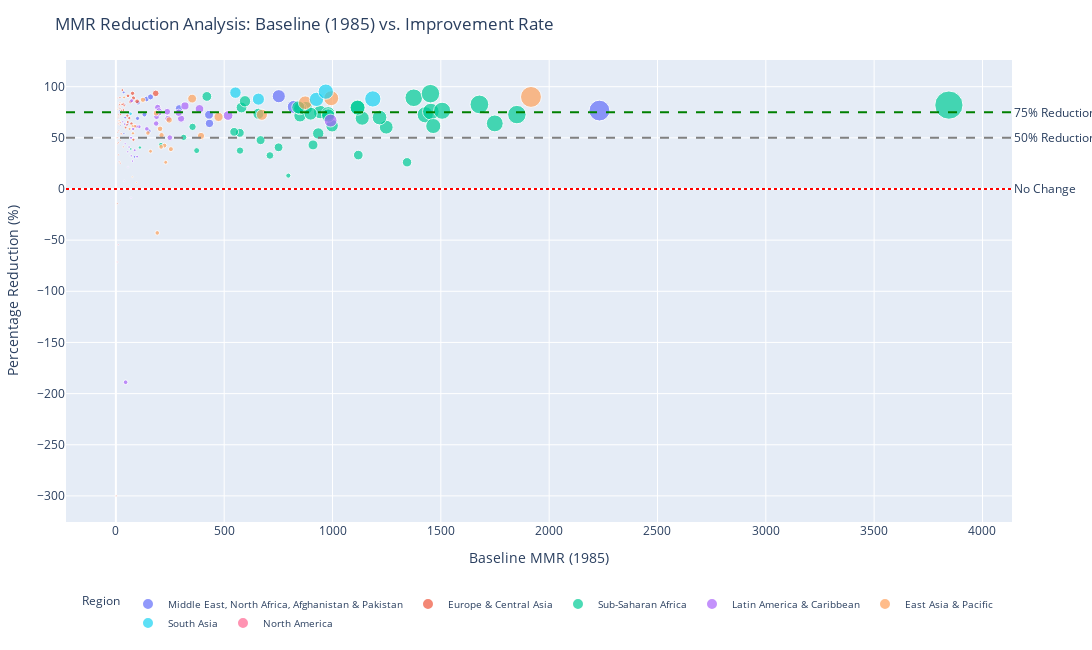

The notebook cell this image was saved under:
### Markdown cell above
### Visualization 3: MMR Reduction Analysis - Scatter Plot
A scatter plot showing the relationship between baseline MMR (1985) and percentage reduction achieved, revealing which countries improved most relative to their starting point and identifying patterns of success.

### Code cell
# Scatter Plot: Baseline MMR vs Percentage Reduction
min_year, max_year = df['Year'].min(), df['Year'].max()

# Calculate progress for each country
country_progress = df.groupby('Country Name').apply(
    lambda x: pd.Series({
        'MMR_Start': x[x['Year'] == min_year]['Maternal_Mortality_Ratio'].values[0] if len(x[x['Year'] == min_year]) > 0 else np.nan,
        'MMR_End': x[x['Year'] == max_year]['Maternal_Mortality_Ratio'].values[0] if len(x[x['Year'] == max_year]) > 0 else np.nan,
        'Region': x['Region'].iloc[0],
        'IncomeGroup': x['IncomeGroup'].iloc[0]
    })
).dropna()

country_progress['Absolute_Reduction'] = country_progress['MMR_Start'] - country_progress['MMR_End']
country_progress['Percent_Reduction'] = (country_progress['Absolute_Reduction'] / country_progress['MMR_Start']) * 100

# Create a size column that handles negative values (use absolute value for size, minimum of 10)
country_progress['Size_Value'] = country_progress['Absolute_Reduction'].abs().clip(lower=10)

country_progress = country_progress.reset_index()

# Create scatter plot
fig_scatter = px.scatter(
    country_progress,
    x='MMR_Start',
    y='Percent_Reduction',
    color='Region',
    size='Size_Value',
    hover_name='Country Name',
    hover_data={'MMR_Start': ':.0f', 'MMR_End': ':.0f', 'Percent_Reduction': ':.1f', 
                'Absolute_Reduction': ':.0f', 'IncomeGroup': True, 'Size_Value': False},
    title=f'MMR Reduction Analysis: Baseline ({min_year}) vs. Improvement Rate',
    labels={
        'MMR_Start': f'Baseline MMR ({min_year})',
        'Percent_Reduction': 'Reduction (%)',
        'Absolute_Reduction': 'Absolute Reduction'
    }
)

# Add reference lines
fig_scatter.add_hline(y=50, line_dash="dash", line_color="gray", 
                      annotation_text="50% Reduction", annotation_position="right")
fig_scatter.add_hline(y=75, line_dash="dash", line_color="green",
                      annotation_text="75% Reduction (Excellent)", annotation_position="right")
fig_scatter.add_hline(y=0, line_dash="dot", line_color="red",
                      annotation_text="No Change", annotation_position="right")

fig_scatter.update_layout(
    height=650,
    width=1200,
    xaxis_title=f'Baseline MMR ({min_year})',
    yaxis_title='Percentage Reduction (%)',
    legend=dict(
        orientation="h",
        yanchor="bottom",
        y=-0.25,
        xanchor="center",
        x=0.5,
        font=dict(size=10)
    ),
    margin=dict(r=80, l=60, t=60, b=120)
)

fig_scatter.update_traces(marker=dict(opacity=0.7, line=dict(width=1, color='white')))
fig_scatter.show()

# Summary statistics
print(f"\n📊 MMR Reduction Summary ({min_year} to {max_year}):")
print("-" * 70)
print(f"Countries analyzed: {len(country_progress)}")
print(f"Average reduction: {country_progress['Percent_Reduction'].mean():.1f}%")
print(f"Countries with >75% reduction: {(country_progress['Percent_Reduction'] > 75).sum()}")
print(f"Countries with >50% reduction: {(country_progress['Percent_Reduction'] > 50).sum()}")
print(f"Countries with <25% reduction: {(country_progress['Percent_Reduction'] < 25).sum()}")
print(f"Countries with INCREASED MMR: {(country_progress['Percent_Reduction'] < 0).sum()}")

### Figure 1 — Plotly figure (JSON) as saved in the notebook; plotly's stock layout.template omitted (floating-point values rounded to 4 significant figures; data arrays with more than 128 entries replaced by an {"elided": "..."} marker saying what was removed)
{"data": [{"customdata": [[521, 1711, "Low income", 1711], [62, 230, "Upper middle income", 230], [17, 20, "High income", 20], [162, 659, "Lower middle income", 659], [17, 124, "Lower middle income", 124], [16, 144, "Upper middle income", 144], [66, 86, "Upper middle income", 86], [2, 34, "High income", 34], [31, 69, "Lower middle income", 69], [8, 3, "High income", 10], [15, 44, "Lower middle income", 44], [59, 27, "Upper middle income", 27], [8, 13, "High income", 13], [70, 682, "Lower middle income", 682], [13, 30, "High income", 30], [155, 277, "Lower middle income", 277], [4, 13, "High income", 13], [7, 33, "High income", 33], [20, 35, "Low income", 35], [36, 96, "Lower middle income", 96], [3, 16, "High income", 16], [16, 86, "Lower middle income", 86], [118, 312, "Low income", 312]], "hovertemplate": "<b>%{hovertext}</b><br><br>Region=Middle East, North Africa, Afghanistan & Pakistan<br>Baseline MMR (1985)=%{x:.0f}<br>Reduction (%)=%{y:.1f}<br>MMR_End=%{customdata[0]:.0f}<br>Absolute Reduction=%{customdata[1]:.0f}<br>IncomeGroup=%{customdata[2]}<extra></extra>", "hovertext": ["Afghanistan", "Algeria", "Bahrain", "Djibouti", "Egypt, Arab Rep.", "Iran, Islamic Rep.", "Iraq", "Israel", "Jordan", "Kuwait", "Lebanon", "Libya", "Malta", "Morocco", "Oman", "Pakistan", "Qatar", "Saudi Arabia", "Syrian Arab Republic", "Tunisia", "United Arab Emirates", "West Bank and Gaza", "Yemen, Rep."], "legendgroup": "Middle East, North Africa, Afghanistan & Pakistan", "marker": {"color": "#636efa", "line": {"color": "white", "width": 1}, "opacity": 0.7, "size": [1711, 230, 20, 659, 124, 144, 86, 34, 69, 10, 44, 27, 13, 682, 30, 277, 13, 33, 35, 96, 16, 86, 312], "sizemode": "area", "sizeref": 7.883, "symbol": "circle"}, "mode": "markers", "name": "Middle East, North Africa, Afghanistan & Pakistan", "orientation": "v", "showlegend": true, "type": "scatter", "x": [2232, 292, 37, 821, 141, 160, 152, 36, 100, 11, 59, 86, 21, 752, 43, 432, 17, 40, 55, 132, 19, 102, 430], "xaxis": "x", "y": [76.66, 78.77, 54.05, 80.27, 87.94, 90.0, 56.58, 94.44, 69.0, 27.27, 74.58, 31.4, 61.9, 90.69, 69.77, 64.12, 76.47, 82.5, 63.64, 72.73, 84.21, 84.31, 72.56], "yaxis": "y"}, {"customdata": {"elided": "50x4 mixed values"}, "hovertemplate": "<b>%{hovertext}</b><br><br>Region=Europe & Central Asia<br>Baseline MMR (1985)=%{x:.0f}<br>Reduction (%)=%{y:.1f}<br>MMR_End=%{customdata[0]:.0f}<br>Absolute Reduction=%{customdata[1]:.0f}<br>IncomeGroup=%{customdata[2]}<extra></extra>", "hovertext": ["Albania", "Andorra", "Armenia", "Austria", "Azerbaijan", "Belarus", "Belgium", "Bosnia and Herzegovina", "Bulgaria", "Croatia", "Cyprus", "Czechia", "Denmark", "Estonia", "Finland", "France", "Georgia", "Germany", "Greece", "Hungary", "Iceland", "Ireland", "Italy", "Kazakhstan", "Kyrgyz Republic", "Latvia", "Lithuania", "Luxembourg", "Moldova", "Monaco", "Montenegro", "Netherlands", "North Macedonia", "Norway", "Poland", "Portugal", "Romania", "Russian Federation", "San Marino", "Serbia", "Slovak Republic", "Slovenia", "Spain", "Sweden", "Switzerland", "Tajikistan", "Turkmenistan", "Ukraine", "United Kingdom", "Uzbekistan"], "legendgroup": "Europe & Central Asia", "marker": {"color": "#EF553B", "line": {"color": "white", "width": 1}, "opacity": 0.7, "size": [31, 10, 36, 10, 27, 29, 10, 29, 20, 10, 10, 12, 10, 51, 10, 13, 14, 10, 10, 14, 10, 10, 16, 58, 39, 32, 27, 13, 43, 24, 10, 10, 14, 10, 17, 10, 172, 72, 10, 10, 15, 14, 10, 10, 10, 84, 72, 38, 10, 46], "sizemode": "area", "sizeref": 7.883, "symbol": "circle"}, "mode": "markers", "name": "Europe & Central Asia", "orientation": "v", "showlegend": true, "type": "scatter", "x": [38, 21, 55, 14, 45, 30, 9, 35, 26, 10, 19, 15, 12, 56, 7, 20, 34, 14, 9, 26, 11, 11, 22, 68, 81, 51, 35, 24, 62, 29, 11, 12, 17, 9, 19, 20, 184, 81, 12, 15, 19, 17, 6, 8, 15, 98, 77, 53, 2, 72], "xaxis": "x", "y": [81.58, 47.62, 65.45, 57.14, 60.0, 96.67, 55.56, 82.86, 76.92, 70.0, 26.32, 80.0, 66.67, 91.07, -14.29, 65.0, 41.18, 71.43, 44.44, 53.85, 72.73, 63.64, 72.73, 85.29, 48.15, 62.75, 77.14, 54.17, 69.35, 82.76, 45.45, 66.67, 82.35, 88.89, 89.47, 25.0, 93.48, 88.89, 33.33, 26.67, 78.95, 82.35, 50.0, 50.0, 66.67, 85.71, 93.51, 71.7, -300.0, 63.89], "yaxis": "y"}, {"customdata": {"elided": "45x4 mixed values"}, "hovertemplate": "<b>%{hovertext}</b><br><br>Region=Sub-Saharan Africa<br>Baseline MMR (1985)=%{x:.0f}<br>Reduction (%)=%{y:.1f}<br>MMR_End=%{customdata[0]:.0f}<br>Absolute Reduction=%{customdata[1]:.0f}<br>IncomeGroup=%{customdata[2]}<extra></extra>", "hovertext": ["Angola", "Benin", "Botswana", "Burkina Faso", "Burundi", "Cabo Verde", "Cameroon", "Central African Republic", "Chad", "Comoros", "Congo, Dem. Rep.", "Congo, Rep.", "Equatorial Guinea", "Eritrea", "Eswatini", "Gabon", "Gambia, The", "Ghana", "Guinea", "Guinea-Bissau", "Kenya", "Lesotho", "Liberia", "Madagascar", "Malawi", "Mali", "Mauritania", "Mauritius", "Mozambique", "Namibia", "Niger", "Nigeria", "Rwanda", "Senegal", "Seychelles", "Sierra Leone", "Somalia", "South Africa", "South Sudan", "Sudan", "Tanzania", "Togo", "Uganda", "Zambia", "Zimbabwe"], "legendgroup": "Sub-Saharan Africa", "marker": {"color": "#00cc96", "line": {"color": "white", "width": 1}, "opacity": 0.7, "size": [694, 392, 158, 608, 1036, 380, 314, 104, 371, 671, 507, 305, 484, 1387, 462, 140, 1100, 709, 754, 1346, 1226, 233, 1121, 306, 890, 850, 617, 45, 1353, 215, 787, 351, 887, 662, 27, 1152, 902, 90, 3153, 724, 704, 319, 672, 511, 215], "sizemode": "area", "sizeref": 7.883, "symbol": "circle"}, "mode": "markers", "name": "Sub-Saharan Africa", "orientation": "v", "showlegend": true, "type": "scatter", "x": [877, 910, 313, 850, 1428, 420, 572, 796, 1119, 850, 934, 546, 658, 1678, 580, 373, 1454, 943, 1248, 1851, 1375, 711, 1749, 751, 1115, 1217, 998, 111, 1452, 354, 1137, 1344, 1116, 899, 69, 1506, 1465, 208, 3845, 980, 980, 668, 842, 596, 573], "xaxis": "x", "y": [79.13, 43.08, 50.48, 71.53, 72.55, 90.48, 54.9, 13.07, 33.15, 78.94, 54.28, 55.86, 73.56, 82.66, 79.66, 37.53, 75.65, 75.19, 60.42, 72.72, 89.16, 32.77, 64.09, 40.75, 79.82, 69.84, 61.82, 40.54, 93.18, 60.73, 69.22, 26.12, 79.48, 73.64, 39.13, 76.49, 61.57, 43.27, 82.0, 73.88, 71.84, 47.75, 79.81, 85.74, 37.52], "yaxis": "y"}, {"customdata": {"elided": "33x4 mixed values"}, "hovertemplate": "<b>%{hovertext}</b><br><br>Region=Latin America & Caribbean<br>Baseline MMR (1985)=%{x:.0f}<br>Reduction (%)=%{y:.1f}<br>MMR_End=%{customdata[0]:.0f}<br>Absolute Reduction=%{customdata[1]:.0f}<br>IncomeGroup=%{customdata[2]}<extra></extra>", "hovertext": ["Antigua and Barbuda", "Argentina", "Bahamas, The", "Barbados", "Belize", "Bolivia", "Brazil", "Chile", "Colombia", "Costa Rica", "Cuba", "Dominica", "Dominican Republic", "Ecuador", "El Salvador", "Grenada", "Guatemala", "Guyana", "Haiti", "Honduras", "Jamaica", "Mexico", "Nicaragua", "Panama", "Paraguay", "Peru", "Puerto Rico (US)", "St. Kitts and Nevis", "St. Lucia", "St. Vincent and the Grenadines", "Suriname", "Trinidad and Tobago", "Uruguay"], "legendgroup": "Latin America & Caribbean", "marker": {"color": "#ab63fa", "line": {"color": "white", "width": 1}, "opacity": 0.7, "size": [10, 47, 10, 20, 31, 372, 119, 63, 84, 19, 35, 25, 125, 133, 154, 23, 207, 166, 663, 152, 85, 65, 259, 58, 179, 147, 21, 216, 12, 21, 302, 33, 26], "sizemode": "area", "sizeref": 7.883, "symbol": "circle"}, "mode": "markers", "name": "Latin America & Caribbean", "orientation": "v", "showlegend": true, "type": "scatter", "x": [38, 80, 70, 55, 98, 518, 186, 73, 143, 43, 70, 61, 249, 188, 193, 71, 301, 241, 991, 199, 45, 107, 319, 95, 237, 198, 32, 290, 56, 77, 386, 87, 41], "xaxis": "x", "y": [7.895, 58.75, -8.571, 36.36, 31.63, 71.81, 63.98, 86.3, 58.74, 44.19, 50.0, 40.98, 50.2, 70.74, 79.79, 32.39, 68.77, 68.88, 66.9, 76.38, -188.9, 60.75, 81.19, 61.05, 75.53, 74.24, 65.62, 74.48, 21.43, 27.27, 78.24, 37.93, 63.41], "yaxis": "y"}, {"customdata": [[2, 7, "High income", 10], [36, 43, "High income", 43], [137, 737, "Lower middle income", 737], [16, 109, "Upper middle income", 109], [30, 48, "Upper middle income", 48], [140, 334, "Upper middle income", 334], [3, 16, "High income", 16], [80, 166, "Lower middle income", 166], [67, 9, "Low income", 10], [4, 34, "High income", 34], [112, 882, "Lower middle income", 882], [26, 37, "Upper middle income", 37], [155, 99, "Upper middle income", 99], [129, 95, "Lower middle income", 95], [41, 311, "Upper middle income", 311], [185, 489, "Lower middle income", 489], [273, -82, "High income", 82], [7, 12, "High income", 12], [89, 6, "High income", 10], [189, 204, "Lower middle income", 204], [84, 120, "Lower middle income", 120], [101, 59, "Upper middle income", 59], [6, 12, "High income", 12], [123, 86, "Lower middle income", 86], [34, 54, "Upper middle income", 54], [192, 1724, "Lower middle income", 1724], [67, 81, "Upper middle income", 81], [170, 60, "Upper middle income", 60], [100, 111, "Lower middle income", 111], [48, 138, "Lower middle income", 138]], "hovertemplate": "<b>%{hovertext}</b><br><br>Region=East Asia & Pacific<br>Baseline MMR (1985)=%{x:.0f}<br>Reduction (%)=%{y:.1f}<br>MMR_End=%{customdata[0]:.0f}<br>Absolute Reduction=%{customdata[1]:.0f}<br>IncomeGroup=%{customdata[2]}<extra></extra>", "hovertext": ["Australia", "Brunei Darussalam", "Cambodia", "China", "Fiji", "Indonesia", "Japan", "Kiribati", "Korea, Dem. People's Rep.", "Korea, Rep.", "Lao PDR", "Malaysia", "Marshall Islands", "Micronesia, Fed. Sts.", "Mongolia", "Myanmar", "Nauru", "New Zealand", "Palau", "Papua New Guinea", "Philippines", "Samoa", "Singapore", "Solomon Islands", "Thailand", "Timor-Leste", "Tonga", "Tuvalu", "Vanuatu", "Viet Nam"], "legendgroup": "East Asia & Pacific", "marker": {"color": "#FFA15A", "line": {"color": "white", "width": 1}, "opacity": 0.7, "size": [10, 43, 737, 109, 48, 334, 16, 166, 10, 34, 882, 37, 99, 95, 311, 489, 82, 12, 10, 204, 120, 59, 12, 86, 54, 1724, 81, 60, 111, 138], "sizemode": "area", "sizeref": 7.883, "symbol": "circle"}, "mode": "markers", "name": "East Asia & Pacific", "orientation": "v", "showlegend": true, "type": "scatter", "x": [9, 79, 874, 125, 78, 474, 19, 246, 76, 38, 994, 63, 254, 224, 352, 674, 191, 19, 95, 393, 204, 160, 18, 209, 88, 1916, 148, 230, 211, 186], "xaxis": "x", "y": [77.78, 54.43, 84.32, 87.2, 61.54, 70.46, 84.21, 67.48, 11.84, 89.47, 88.73, 58.73, 38.98, 42.41, 88.35, 72.55, -42.93, 63.16, 6.316, 51.91, 58.82, 36.88, 66.67, 41.15, 61.36, 89.98, 54.73, 26.09, 52.61, 74.19], "yaxis": "y"}, {"customdata": [[115, 811, "Lower middle income", 811], [47, 922, "Lower middle income", 922], [80, 578, "Lower middle income", 578], [32, 520, "Upper middle income", 520], [142, 1044, "Lower middle income", 1044], [18, 50, "Lower middle income", 50]], "hovertemplate": "<b>%{hovertext}</b><br><br>Region=South Asia<br>Baseline MMR (1985)=%{x:.0f}<br>Reduction (%)=%{y:.1f}<br>MMR_End=%{customdata[0]:.0f}<br>Absolute Reduction=%{customdata[1]:.0f}<br>IncomeGroup=%{customdata[2]}<extra></extra>", "hovertext": ["Bangladesh", "Bhutan", "India", "Maldives", "Nepal", "Sri Lanka"], "legendgroup": "South Asia", "marker": {"color": "#19d3f3", "line": {"color": "white", "width": 1}, "opacity": 0.7, "size": [811, 922, 578, 520, 1044, 50], "sizemode": "area", "sizeref": 7.883, "symbol": "circle"}, "mode": "markers", "name": "South Asia", "orientation": "v", "showlegend": true, "type": "scatter", "x": [926, 969, 658, 552, 1186, 68], "xaxis": "x", "y": [87.58, 95.15, 87.84, 94.2, 88.03, 73.53], "yaxis": "y"}, {"customdata": [[12, -5, "High income", 10], [17, -6, "High income", 10]], "hovertemplate": "<b>%{hovertext}</b><br><br>Region=North America<br>Baseline MMR (1985)=%{x:.0f}<br>Reduction (%)=%{y:.1f}<br>MMR_End=%{customdata[0]:.0f}<br>Absolute Reduction=%{customdata[1]:.0f}<br>IncomeGroup=%{customdata[2]}<extra></extra>", "hovertext": ["Canada", "United States"], "legendgroup": "North America", "marker": {"color": "#FF6692", "line": {"color": "white", "width": 1}, "opacity": 0.7, "size": [10, 10], "sizemode": "area", "sizeref": 7.883, "symbol": "circle"}, "mode": "markers", "name": "North America", "orientation": "v", "showlegend": true, "type": "scatter", "x": [7, 11], "xaxis": "x", "y": [-71.43, -54.55], "yaxis": "y"}], "layout": {"annotations": [{"showarrow": false, "text": "50% Reduction", "x": 1, "xanchor": "left", "xref": "x domain", "y": 50, "yanchor": "middle", "yref": "y"}, {"showarrow": false, "text": "75% Reduction (Excellent)", "x": 1, "xanchor": "left", "xref": "x domain", "y": 75, "yanchor": "middle", "yref": "y"}, {"showarrow": false, "text": "No Change", "x": 1, "xanchor": "left", "xref": "x domain", "y": 0, "yanchor": "middle", "yref": "y"}], "height": 650, "legend": {"font": {"size": 10}, "itemsizing": "constant", "orientation": "h", "title": {"text": "Region"}, "tracegroupgap": 0, "x": 0.5, "xanchor": "center", "y": -0.25, "yanchor": "bottom"}, "margin": {"b": 120, "l": 60, "r": 80, "t": 60}, "shapes": [{"line": {"color": "gray", "dash": "dash"}, "type": "line", "x0": 0, "x1": 1, "xref": "x domain", "y0": 50, "y1": 50, "yref": "y"}, {"line": {"color": "green", "dash": "dash"}, "type": "line", "x0": 0, "x1": 1, "xref": "x domain", "y0": 75, "y1": 75, "yref": "y"}, {"line": {"color": "red", "dash": "dot"}, "type": "line", "x0": 0, "x1": 1, "xref": "x domain", "y0": 0, "y1": 0, "yref": "y"}], "title": {"text": "MMR Reduction Analysis: Baseline (1985) vs. Improvement Rate"}, "width": 1200, "xaxis": {"anchor": "y", "domain": [0, 1], "title": {"text": "Baseline MMR (1985)"}}, "yaxis": {"anchor": "x", "domain": [0, 1], "title": {"text": "Percentage Reduction (%)"}}}}
